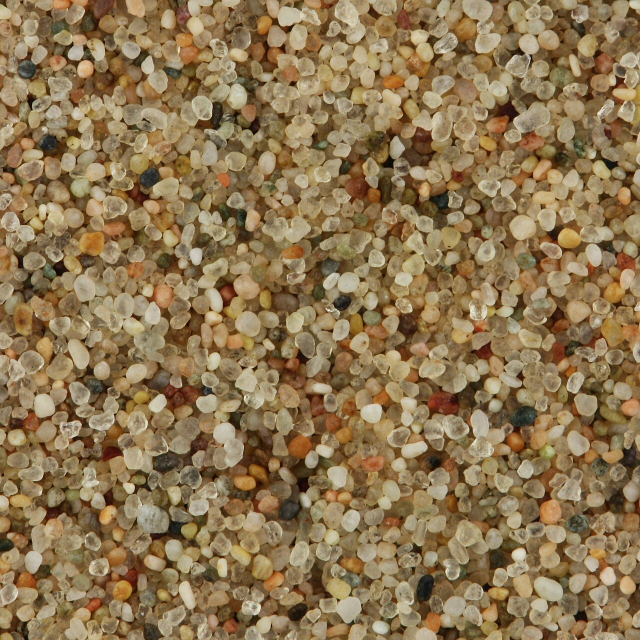
#> input picture Sand_from_Gobi_Desert.jpg, 1280 x 1280 px (shown at 1/2 size)
$ python crop_images.py . out
#> lines starting #> are read from the running program, lines starting #| are printed output that depends on the picture
"""Crop black bars from sand grain images.

The images have black bars at top and bottom from the phone camera app.
This script crops them to keep only the actual sand grain content.
"""

from __future__ import annotations

import argparse
import logging
import os
from pathlib import Path

import cv2
import numpy as np

logger = logging.getLogger(__name__)

# Default crop boundaries (found by analyzing all images)
DEFAULT_CROP = {
    "y_start": 730,
    "y_end": 1820,
    "x_start": 0,
    "x_end": 1080,
}


# [44 lines left out: function find_content_boundaries, not called in this run]


def crop_image(
    image_path: str,
    output_path: str,
    y_start: int | None = None,
    y_end: int | None = None,
    x_start: int | None = None,
    x_end: int | None = None,
) -> tuple[int, int]:
    """Crop an image and save the result.

    Parameters
    ----------
    image_path : str
        Path to input image.
    output_path : str
        Path to save cropped image.
    y_start, y_end, x_start, x_end : int | None
        Crop boundaries. If None, auto-detects from image.

    Returns
    -------
    tuple
        (new_width, new_height)
    """
#> called with image_path = './Sand_from_Gobi_Desert.jpg', output_path = 'out/Sand_from_Gobi_Desert.jpg', y_start = 730, y_end = 1820, x_start = 0, x_end = 1080
    img = cv2.imread(image_path)
#> img is the input picture: shape (1280, 1280, 3); mean B, G, R 81.3, 117.9, 142.1
    if img is None:
        raise ValueError(f"Could not read image: {image_path}")

    h, w = img.shape[:2]
#> h = 1280; w = 1280

    # Auto-detect if not provided
    if y_start is None or y_end is None or x_start is None or x_end is None:
        y_start, y_end, x_start, x_end = find_content_boundaries(image_path)

    # Ensure boundaries are valid
    y_start = max(0, y_start)
    x_start = max(0, x_start)
    y_end = min(h, y_end)
#> y_end = 1280
    x_end = min(w, x_end)
#> x_end = 1080

    cropped = img[y_start:y_end, x_start:x_end]
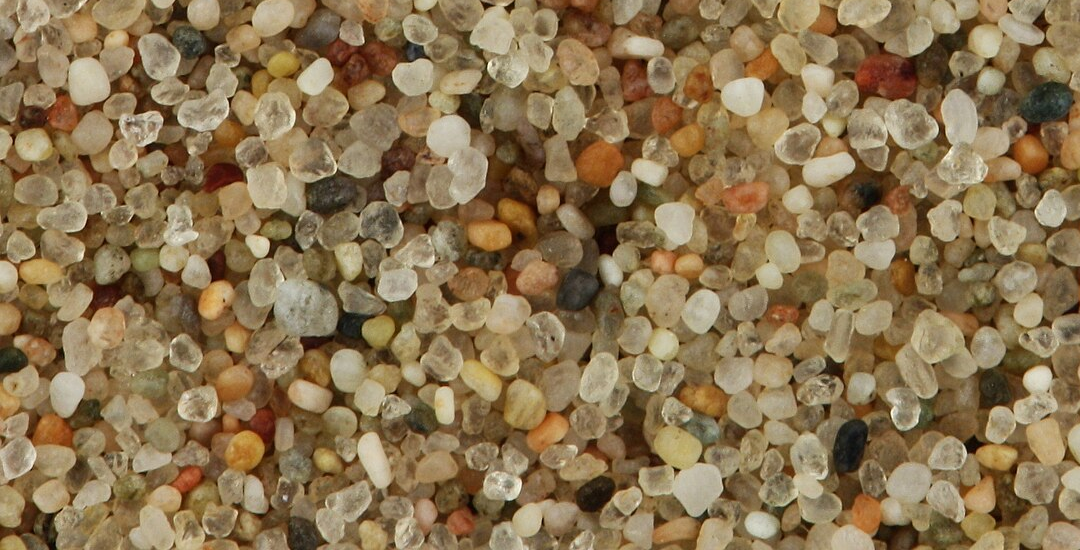
#> cropped: shape (550, 1080, 3); mean B, G, R 80.1, 115.5, 138.8

    # Ensure output directory exists
    os.makedirs(os.path.dirname(output_path), exist_ok=True)
    cv2.imwrite(output_path, cropped)

    return cropped.shape[1], cropped.shape[0]


def process_directory(
    input_dir: str,
    output_dir: str,
    y_start: int | None = None,
    y_end: int | None = None,
    x_start: int | None = None,
    x_end: int | None = None,
    auto_detect: bool = False,
) -> list[dict]:
    """Process all images in a directory.

    Parameters
    ----------
    input_dir : str
        Directory containing images.
    output_dir : str
        Directory to save cropped images.
    y_start, y_end, x_start, x_end : int | None
        Crop boundaries. If auto_detect is True, these are ignored.
    auto_detect : bool
        If True, auto-detect boundaries for each image.

    Returns
    -------
    list[dict]
        List of processing results.
    """
    results = []
    image_extensions = (".png", ".jpg", ".jpeg", ".bmp", ".tif", ".tiff")

    for filename in sorted(os.listdir(input_dir)):
        if not filename.lower().endswith(image_extensions):
            continue

        input_path = os.path.join(input_dir, filename)
        output_path = os.path.join(output_dir, filename)

        try:
            if auto_detect:
                y_s, y_e, x_s, x_e = find_content_boundaries(input_path)
            else:
                y_s, y_e, x_s, x_e = y_start, y_end, x_start, x_end

            new_w, new_h = crop_image(input_path, output_path, y_s, y_e, x_s, x_e)
#> new_w = 1080; new_h = 550

            results.append({
                "filename": filename,
                "status": "success",
                "size": (new_w, new_h),
            })
            logger.info("Cropped %s -> %dx%d", filename, new_w, new_h)

        except Exception as exc:
            results.append({
                "filename": filename,
                "status": "error",
                "error": str(exc),
            })
            logger.error("Failed to crop %s: %s", filename, exc)

    return results


def main() -> None:
    """CLI entry point."""
    parser = argparse.ArgumentParser(description="Crop black bars from sand grain images")
    parser.add_argument("input_dir", help="Input directory containing images")
    parser.add_argument("output_dir", help="Output directory for cropped images")
    parser.add_argument("--y-start", type=int, help="Top crop boundary")
    parser.add_argument("--y-end", type=int, help="Bottom crop boundary")
    parser.add_argument("--x-start", type=int, help="Left crop boundary")
    parser.add_argument("--x-end", type=int, help="Right crop boundary")
    parser.add_argument("--auto-detect", action="store_true", help="Auto-detect boundaries for each image")
    parser.add_argument("--dry-run", action="store_true", help="Show what would be done without cropping")
    args = parser.parse_args()

    logging.basicConfig(level=logging.INFO, format="%(levelname)s: %(message)s")

    # Use defaults if not specified
    y_start = args.y_start or DEFAULT_CROP["y_start"]
    y_end = args.y_end or DEFAULT_CROP["y_end"]
    x_start = args.x_start if args.x_start is not None else DEFAULT_CROP["x_start"]
    x_end = args.x_end if args.x_end is not None else DEFAULT_CROP["x_end"]

    if args.dry_run:
        print(f"Would crop images from {args.input_dir} to {args.output_dir}")
        print(f"Crop boundaries: y=[{y_start}:{y_end}], x=[{x_start}:{x_end}]")
        return

    results = process_directory(
        args.input_dir,
        args.output_dir,
        y_start=y_start,
        y_end=y_end,
        x_start=x_start,
        x_end=x_end,
        auto_detect=args.auto_detect,
    )

    success_count = sum(1 for r in results if r["status"] == "success")
#> success_count = 1
    error_count = sum(1 for r in results if r["status"] == "error")
#> error_count = 0

    print(f"\nProcessed {len(results)} images: {success_count} success, {error_count} errors")
#| Processed 1 images: 1 success, 0 errors

    if success_count > 0:
        sizes = [r["size"] for r in results if r["status"] == "success"]
#> sizes = [(1080, 550)]
        print(f"Output size: {sizes[0][0]}x{sizes[0][1]}")
#| Output size: 1080x550


if __name__ == "__main__":
    main()
